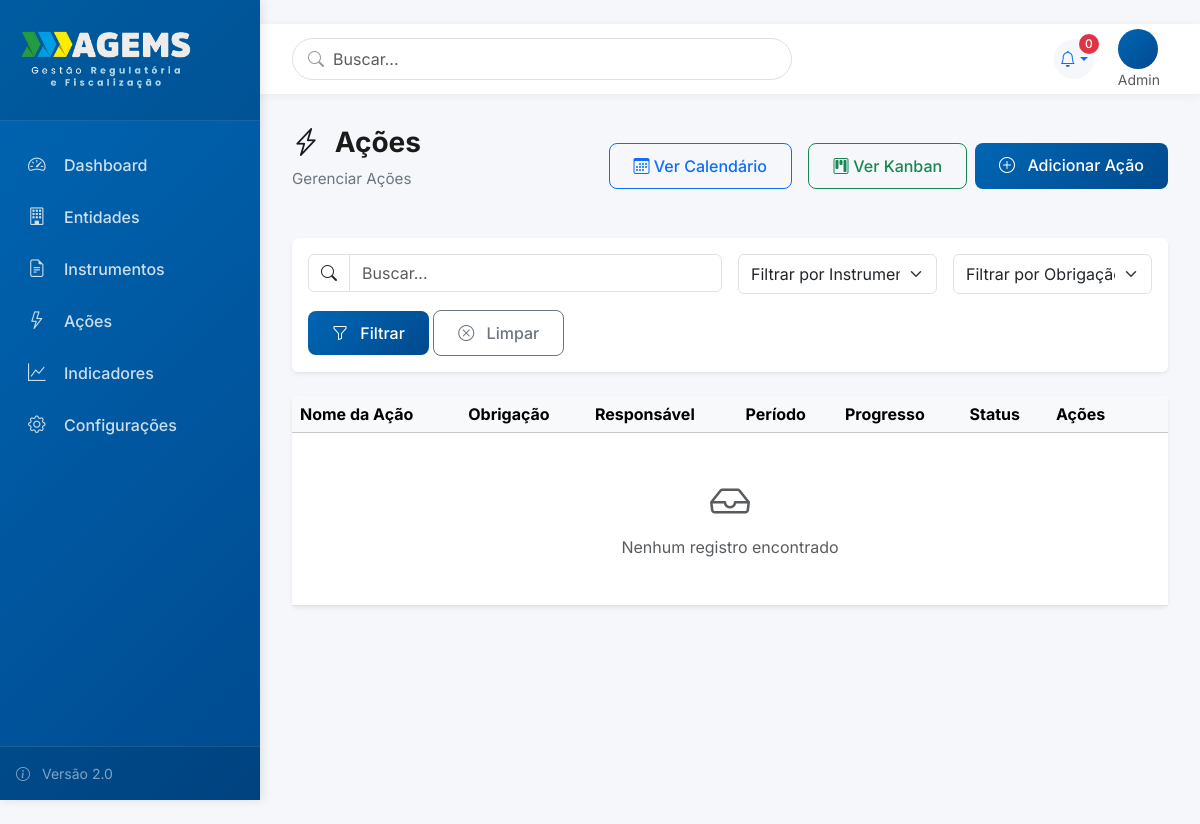
Before: /acoes/ (signed in) with the older database file.
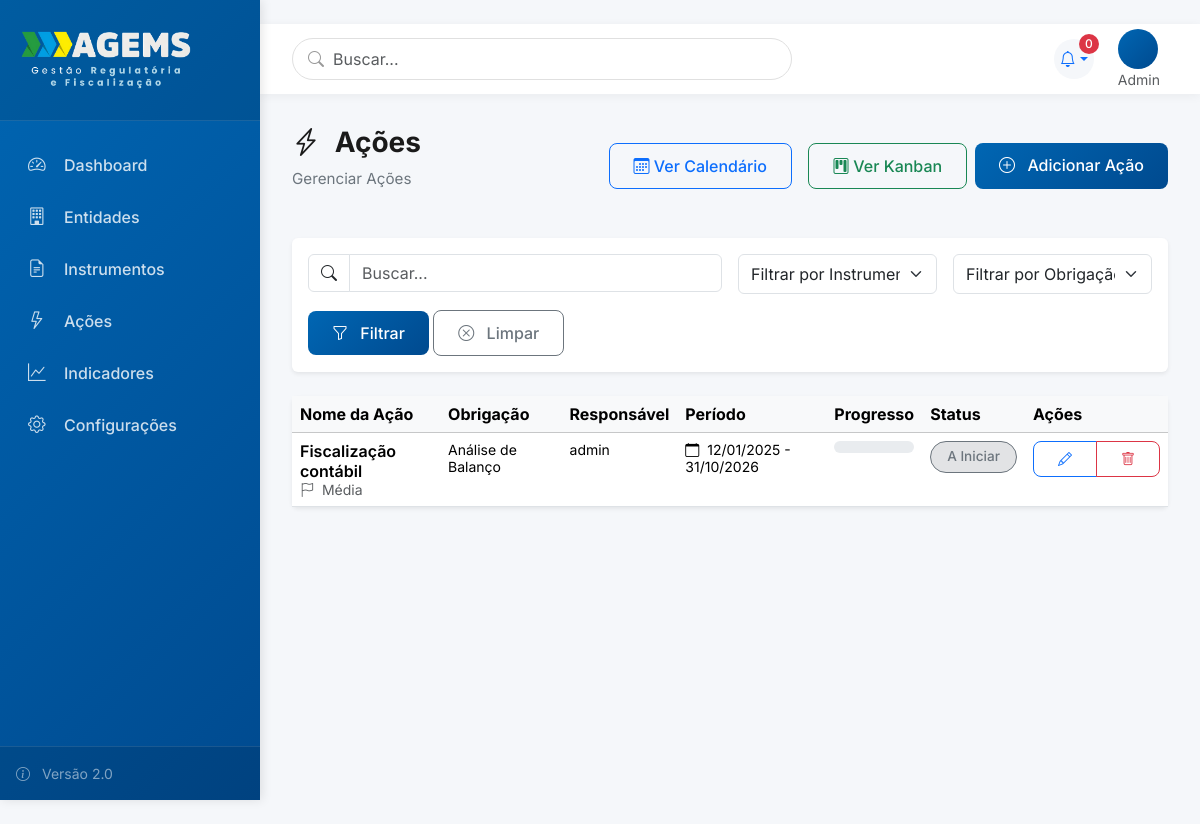
After: the same page with the newer database file.
### acoes/models.py (models this page shows, shortened)
class Acao(models.Model):
    STATUS_CHOICES = [
        ('a_iniciar', 'A Iniciar'),
        ('em_andamento', 'Em Andamento'),
        ('atrasado', 'Atrasado'),
        ('em_validacao', 'Em Validação'),
        ('finalizado', 'Finalizado'),
    ]
    PRIORIDADE_CHOICES = [
        ('baixa', 'Baixa'),
        ('media', 'Média'),
        ('alta', 'Alta'),
        ('urgente', 'Urgente'),
    ]
    PERIODICIDADE_CHOICES = [
        ('unica', 'Única'),
        ('mensal', 'Mensal'),
        ('bimestral', 'Bimestral'),
        ('trimestral', 'Trimestral'),
        ('quadrimestral', 'Quadrimestral'),
        ('semestral', 'Semestral'),
        ('anual', 'Anual'),
    ]
    nome = models.CharField('Nome da Ação', max_length=200)
    descricao = models.TextField('Descrição', blank=True)
    obrigacao = models.ForeignKey(
        Obrigacao,
        on_delete=models.CASCADE,
        verbose_name='Obrigação',
        related_name='acoes'
    )
    tipo_acao = models.ForeignKey(
        TipoAcao,
        on_delete=models.PROTECT,
        verbose_name='Tipo de Ação',
        related_name='acoes_v2',
        null=True,
        blank=True
    )
    responsavel = models.ForeignKey(
        settings.AUTH_USER_MODEL,
        on_delete=models.PROTECT,
        verbose_name='Responsável',
        related_name='acoes_responsavel',
        help_text='Responsável pela ação (apenas 1)'
    )
    executores = models.ManyToManyField(
        settings.AUTH_USER_MODEL,
        verbose_name='Executores',
        related_name='acoes_executor',
        blank=True,
        help_text='Usuários que executam a ação (pode ser vários)'
    )
    status = models.CharField('Status', max_length=15, choices=STATUS_CHOICES, default='a_iniciar')
    percentual_cumprido = models.IntegerField(
        'Percentual Cumprido (%)',
        default=0,
        help_text='Percentual de conclusão da ação (0-100)'
    )
    data_inicio = models.DateField('Data de Início')
    data_fim = models.DateField('Data de Fim')
    data_conclusao = models.DateField('Data de Conclusão Real', null=True, blank=True)
    periodicidade = models.CharField('Periodicidade', max_length=15, choices=PERIODICIDADE_CHOICES, default='unica')
    prioridade = models.CharField('Prioridade', max_length=10, choices=PRIORIDADE_CHOICES, default='media')
    dias_antecedencia_alerta = models.IntegerField(
        'Dias de Antecedência para Alerta',
        null=True,
        blank=True,
        default=None,
        help_text='Número de dias antes do prazo para gerar alerta (opcional)'
    )
    acoes_predecessoras = models.ManyToManyField(
        'self',
        symmetrical=False,
        verbose_name='Ações Predecessoras',
        related_name='acoes_sucessoras',
        blank=True,
        help_text='Ações que devem ser concluídas antes desta'
    )
    observacoes = models.TextField('Observações', blank=True)
    data_cadastro = models.DateTimeField('Data de Cadastro', auto_now_add=True)
    data_atualizacao = models.DateTimeField('Última Atualização', auto_now=True)
    class Meta:
        verbose_name = 'Ação'
        verbose_name_plural = 'Ações'
        ordering = ['data_inicio', 'prioridade', 'nome']

### instrumentos/models.py (models this page shows, shortened)
class Obrigacao(models.Model):
    STATUS_CHOICES = [
        ('pendente', 'Pendente'),
        ('em_andamento', 'Em Andamento'),
        ('cumprida', 'Cumprida'),
        ('vencida', 'Vencida'),
    ]
    titulo = models.CharField('Título da Obrigação', max_length=200)
    descricao = models.TextField('Descrição')
    clausula_referencia = models.CharField(
        'Cláusula de Referência',
        max_length=50,
        blank=True,
        help_text='Ex: Cláusula 5.2, Item 3.4, etc'
    )
    instrumento = models.ForeignKey(
        Instrumento,
        on_delete=models.CASCADE,
        verbose_name='Instrumento',
        related_name='obrigacoes'
    )
    tipo_obrigacao = models.ForeignKey(
        TipoObrigacao,
        on_delete=models.PROTECT,
        verbose_name='Tipo de Obrigação',
        related_name='obrigacoes'
    )
    recorrente = models.BooleanField(
        'Obrigação Recorrente',
        default=False,
        help_text='Se marcado, esta obrigação não será marcada como cumprida automaticamente'
    )
    data_vencimento = models.DateField(
        'Data de Vencimento',
        null=True,
        blank=True,
        help_text='Data limite para cumprimento (se aplicável)'
    )
    status = models.CharField('Status', max_length=15, choices=STATUS_CHOICES, default='pendente')
    cumprida = models.BooleanField('Cumprida', default=False)
    data_cumprimento = models.DateField('Data de Cumprimento', null=True, blank=True)
    dias_antecedencia_alerta = models.IntegerField(
        'Dias de Antecedência para Alerta',
        default=30,
        help_text='Número de dias antes do vencimento para gerar alerta'
    )
    observacoes = models.TextField('Observações', blank=True)
    data_cadastro = models.DateTimeField('Data de Cadastro', auto_now_add=True)
    data_atualizacao = models.DateTimeField('Última Atualização', auto_now=True)
    class Meta:
        verbose_name = 'Obrigação'
        verbose_name_plural = 'Obrigações'
        ordering = ['data_vencimento', 'titulo']

### usuarios/models.py (models this page shows, shortened)
class Usuario(AbstractUser):
    PERFIL_CHOICES = [
        (0, 'Admin'),
        (1, 'Diretoria'),
        (2, 'Assessoria'),
        (3, 'Coordenação'),
        (4, 'Usuário Comum'),
        (5, 'Visualizador'),
    ]
    perfil = models.IntegerField(
        choices=PERFIL_CHOICES,
        default=4,
        verbose_name='Perfil de Acesso',
        help_text='Define o nível de acesso e permissões do usuário'
    )
    diretoria = models.ForeignKey(
        'core.Diretoria',
        on_delete=models.SET_NULL,
        null=True,
        blank=True,
        related_name='usuarios_diretoria',
        verbose_name='Diretoria',
        help_text='Diretoria principal do usuário (obrigatório para perfis 1-5)'
    )
    subunidade = models.ForeignKey(
        'core.Subunidade',
        on_delete=models.SET_NULL,
        null=True,
        blank=True,
        related_name='usuarios',
        verbose_name='Subunidade',
        help_text='Subunidade específica (obrigatório para perfis 2, 3, 4)'
    )
    diretorias_visualizacao = models.ManyToManyField(
        'core.Diretoria',
        blank=True,
        related_name='visualizadores',
        verbose_name='Diretorias para Visualização',
        help_text='Diretorias que o visualizador pode acessar (apenas para perfil 5)'
    )
    cargo = models.CharField(max_length=100, blank=True, verbose_name='Cargo')
    setor = models.CharField(max_length=100, blank=True, verbose_name='Setor/Departamento')
    telefone = models.CharField(max_length=20, blank=True, verbose_name='Telefone')
    entidade = models.ForeignKey(
        'entidades.Entidade',
        on_delete=models.SET_NULL,
        null=True,
        blank=True,
        related_name='usuarios',
        verbose_name='Entidade'
    )
    senha_temporaria = models.BooleanField(
        default=False,
        verbose_name='Senha Temporária',
        help_text='Se True, usuário será forçado a trocar senha no próximo login'
    )
    ativo = models.BooleanField(default=True, verbose_name='Usuário Ativo')
    data_criacao = models.DateTimeField(auto_now_add=True, verbose_name='Data de Criação')
    data_atualizacao = models.DateTimeField(auto_now=True, verbose_name='Última Atualização')
    class Meta:
        verbose_name = 'Usuário'
        verbose_name_plural = 'Usuários'
        ordering = ['first_name', 'last_name']
        indexes = [
            models.Index(fields=['perfil']),
            models.Index(fields=['diretoria']),
            models.Index(fields=['subunidade']),
        ]

### acoes/views.py (the view)
# urls.py: path('acoes/', AcaoListView.as_view(), name='acao_list'),
class AcaoListView(ModernListView):
    model = Acao
    template_name = 'acoes/acao_list.html'
    icon = "bi bi-lightning-charge"
    create_url = 'acao_create'
    search_fields = ['nome', 'descricao', 'obrigacao__titulo']
    def get_queryset(self):
        instrumento_id = self.request.GET.get('instrumento')
        obrigacao_id = self.request.GET.get('obrigacao')
        queryset = Acao.objects.all()
        if instrumento_id:
            queryset = queryset.filter(obrigacao__instrumento_id=instrumento_id)
        if obrigacao_id:
            queryset = queryset.filter(obrigacao_id=obrigacao_id)
        return queryset.order_by('data_inicio', 'prioridade', 'nome')
    def get_context_data(self, **kwargs):
        context = super().get_context_data(**kwargs)
        instrumento_id = self.request.GET.get('instrumento')
        context['instrumentos'] = Instrumento.objects.all()
        context['obrigacoes'] = Obrigacao.objects.filter(instrumento_id=instrumento_id) if instrumento_id else Obrigacao.objects.all()
        try:
            context['instrumento_selecionado'] = int(instrumento_id) if instrumento_id else None
        except (ValueError, TypeError):
            context['instrumento_selecionado'] = None
        try:
            context['obrigacao_selecionada'] = int(self.request.GET.get('obrigacao')) if self.request.GET.get('obrigacao') else None
        except (ValueError, TypeError):
            context['obrigacao_selecionada'] = None
        return context

### core/models.py (called while the page is built)
    def __str__(self):
        return self.nome

### core/views.py (called while the page is built)
    def get_context_data(self, **kwargs):
        context = super().get_context_data(**kwargs)
        context['title'] = getattr(self, 'title', self.model._meta.verbose_name_plural.title())
        context['subtitle'] = getattr(self, 'subtitle', f'Gerenciar {self.model._meta.verbose_name_plural}')
        context['icon'] = getattr(self, 'icon', 'bi bi-list')
        context['singular_name'] = self.model._meta.verbose_name.title()
        context['create_url'] = getattr(self, 'create_url', f'{self.model._meta.model_name}_create')
        return context

### instrumentos/models.py (called while the page is built)
    def __str__(self):
        return f"{self.numero} - {self.tipo_instrumento}"

### templates/acoes/acao_list.html (shortened to what this page needs)
﻿{% extends 'components/list_view.html' %}
{% block header_actions %}
<a href="{% url 'acao_calendario' %}" class="btn btn-outline-primary me-2">
    <i class="bi bi-calendar3"></i> Ver Calendário
</a>
<a href="{% url 'acao_kanban' %}" class="btn btn-outline-success">
    <i class="bi bi-kanban"></i> Ver Kanban
</a>
{% endblock %}
{% block extra_filters %}
<div class="col-md-3">
    <select name="instrumento" id="instrumento" class="form-select" style="height: 40px;">
        <option value=""> Filtrar por Instrumento...</option>
    </select>
</div>
<div class="col-md-3">
    <select name="obrigacao" id="obrigacao" class="form-select" style="height: 40px;">
        <option value=""> Filtrar por Obrigação...</option>
    </select>
</div>
{% endblock %}
{% block table_headers %}
<th>Nome da Ação</th>
<th>Obrigação</th>
<th>Responsável</th>
<th>Período</th>
<th>Progresso</th>
<th>Status</th>
{% endblock %}
{% block table_rows %}
{% for acao in object_list %}
<tr>
    <td>
        <div class="fw-semibold toggle-checklist" data-acao="{{ acao.id }}" style="cursor:pointer;">
            {{ acao.nome }}
        </div>
        <small class="text-muted">
            <i class="bi bi-flag me-1"></i>
            {{ acao.get_prioridade_display }}
        </small>
    </td>
    <td><small>{{ acao.obrigacao.titulo }}</small></td>
    <td><small>{{ acao.responsavel.get_full_name|default:acao.responsavel.username }}</small></td>
    <td>
        <small><i class="bi bi-calendar me-1"></i>
            {{ acao.data_inicio|date:"d/m/Y" }} - {{ acao.data_fim|date:"d/m/Y" }}</small>
    </td>
    <td>
        <div class="progress" style="height: 12px; border-radius: 6px;">
        </div>
    </td>
    <td>
        {% if acao.status == 'finalizado' %}
        <span class="badge rounded-pill bg-success-subtle text-success border border-success">Finalizado</span>
        {% elif acao.status == 'em_andamento' %}
        <span class="badge rounded-pill bg-primary-subtle text-primary border border-primary">Em Andamento</span>
        {% elif acao.status == 'atrasado' %}
        <span class="badge rounded-pill bg-danger-subtle text-danger border border-danger">Atrasado</span>
        {% else %}
        <span class="badge rounded-pill bg-secondary-subtle text-secondary border border-secondary">{{ acao.get_status_display }}</span>
        {% endif %}
    </td>
    <td>
        <div class="btn-group btn-group-sm">
            <a href="{% url 'acao_edit' acao.pk %}" class="btn btn-outline-primary" title="Editar">
                <i class="bi bi-pencil"></i>
            </a>
            <a href="{% url 'acao_delete' acao.pk %}" class="btn btn-outline-danger" title="Excluir">
                <i class="bi bi-trash"></i>
            </a>
        </div>
    </td>
</tr>
{% endfor %}
{% endblock %}

Changed rows visible on the page:
added Acao: nome "Fiscalização contábil", prioridade "Média", obrigacao.titulo "Análise de Balanço", responsavel.get_full_name "admin", data_inicio "12/01/2025", data_fim "31/10/2026", status "A Iniciar"
Other visible differences:
text no longer shown: "Nenhum registro encontrado"
